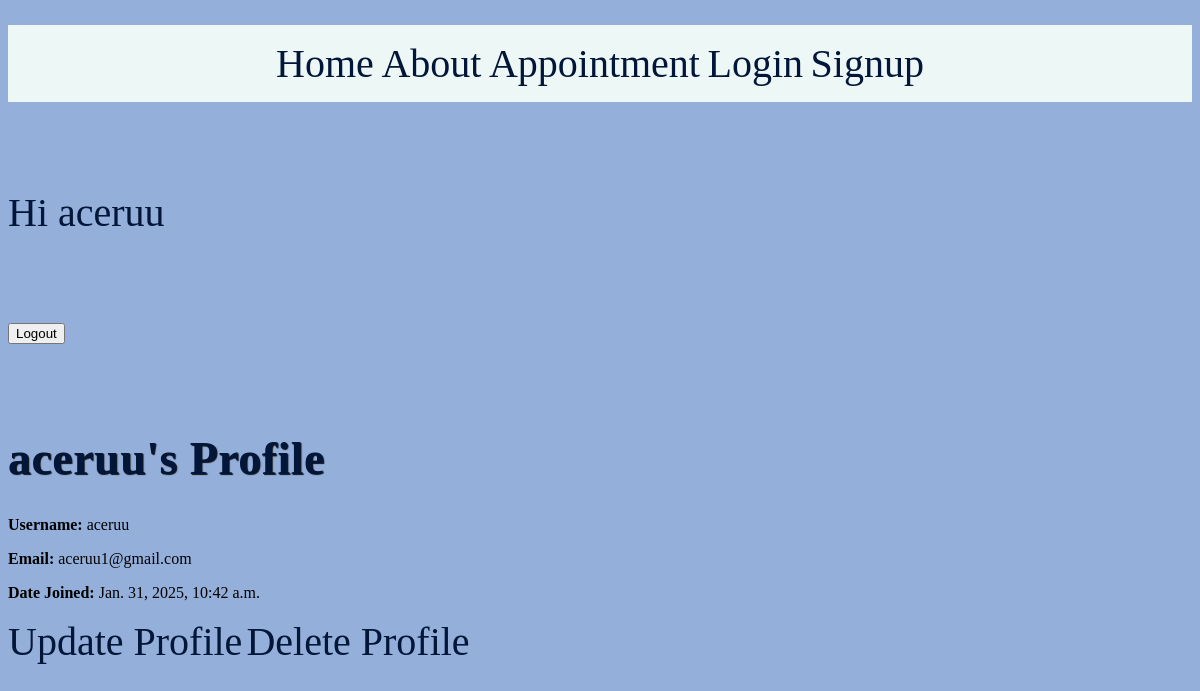
Page /accounts/profile/ (signed in) on the committed database.
### accounts/models.py (models this page shows)
class CustomUser(AbstractUser):
    age = models.IntegerField(null=True, blank=True)
    phone_number = models.CharField(max_length=20, null=True, blank=True)
    profile_picture = models.ImageField(upload_to='profile_picture', null=True, blank=True)

### accounts/views.py (the view)
# urls.py: path('profile/', ProfileDetailView.as_view(), name='Profile'),
class ProfileDetailView(LoginRequiredMixin, DetailView):
    model = CustomUser
    template_name = 'registration/profile.html'
    def get_object(self):
        return self.request.user  # Display the logged-in user's profile

### app/templates/registration/profile.html (shortened to what this page needs)
{% extends 'app/base.html' %}
{% block content %}
    <div class="profile-container">
        <div class="profile-header">
            <h1>{{ user.username }}'s Profile</h1>
        </div>
        <div class="profile-details">
            <p><strong>Username:</strong> {{ user.username }}</p>
            <p><strong>Email:</strong> {{ user.email }}</p>
            <p><strong>Date Joined:</strong> {{ user.date_joined }}</p>
        </div>
        <div class="profile-actions">
            <a href="{% url 'Profile_update' %}" class="btn btn-primary">Update Profile</a>
            <a href="{% url 'Profile_delete' %}" class="btn btn-danger">Delete Profile</a>
        </div>
    </div>
{% endblock %}

### app/templates/app/base.html (shortened to what this page needs)
{% load static %}
<!DOCTYPE html>
<html lang="en">
<head>
    <link rel="stylesheet" href="{% static 'css/base.css' %}"
          <link rel="icon" href="{% static 'images/Logo.png' %}">
</head>
<body>
    {% include 'app/navbar.html' %}
    {% if user.is_authenticated %}
    <a href="{% url 'Profile' %}" class="logo-container">
        <p>Hi {{user.username}}</p></a>
    <form method="post" action="{% url 'logout' %}">
        <button type="submit">Logout</button>
    </form>
    {% else %}
     <p>You are not logged in</p>
    {% endif %}
    {% block content %}{% endblock content %}
</body>
</html>

### static/css/base.css (style rules this page uses)
h1 { font-size: calc(1.0em + 2.5vw); font-weight: 700; letter-spacing: .01em; text-shadow: .022em .022em .022em #111; color: #011638; margin-top: calc(1.0em + 3.5vw); }
body { background-color: #94B0DA; }
a { box-shadow: inset 0 0 0 0 #BFC0C0; color: #011638; margin: 0 -.25rem; padding: 0 .25rem; transition: color .3s ease-in-out, box-shadow .3s ease-in-out; text-decoration: none; font-size: 40px; position: relative; }

### rows in the picture
CustomUser: username "aceruu", email "aceruu1@gmail.com", date_joined "Jan. 31, 2025, 10:42 a.m."
